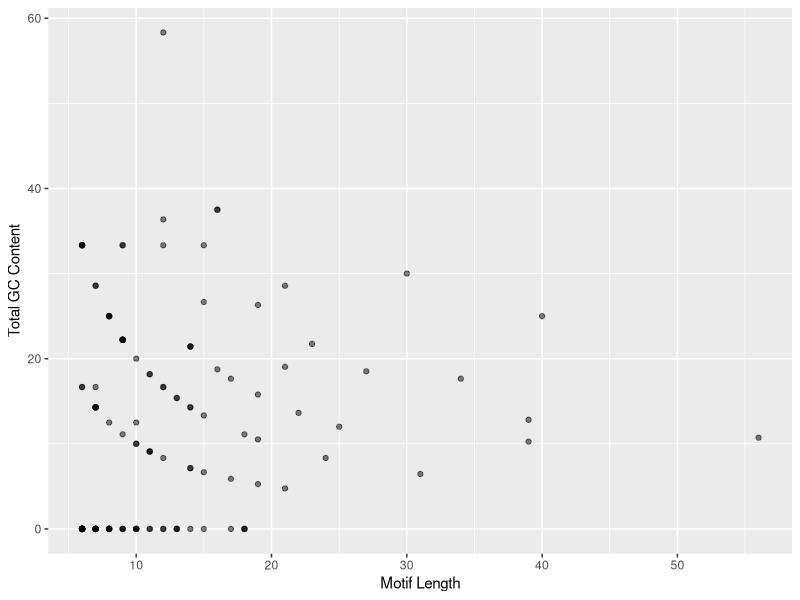
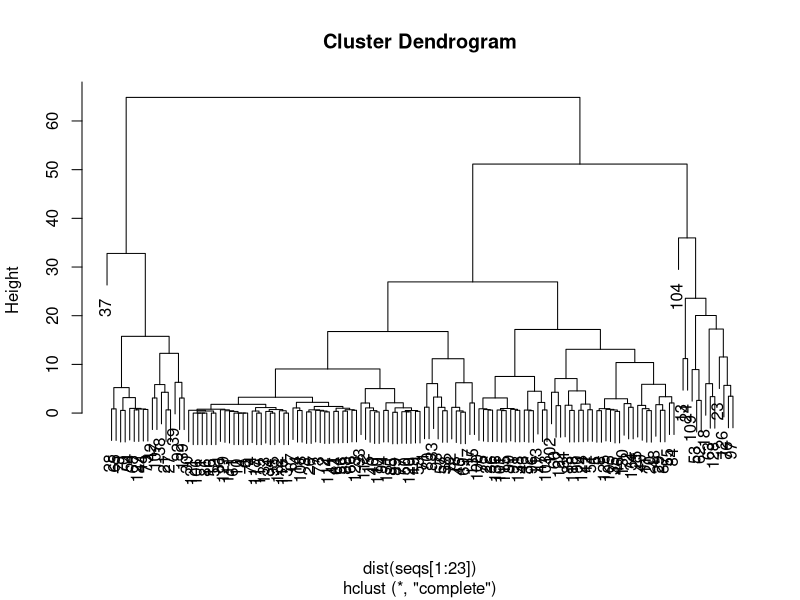
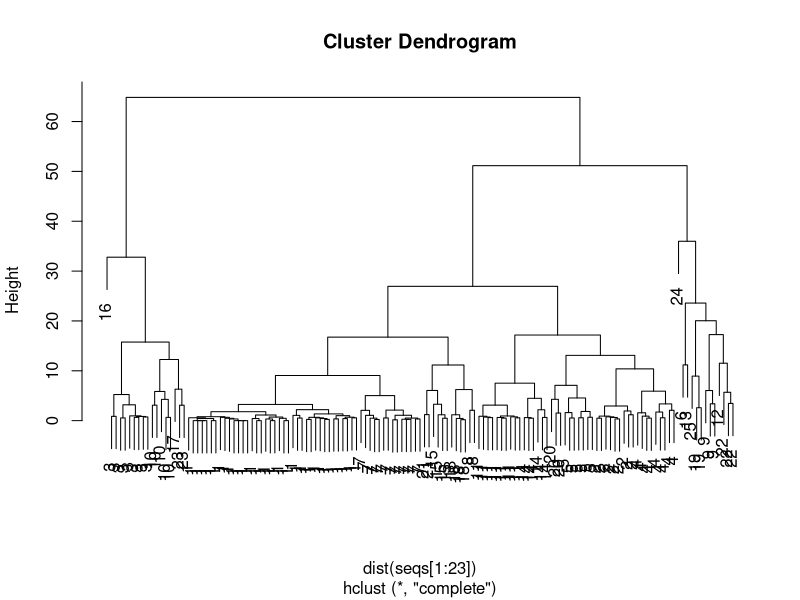
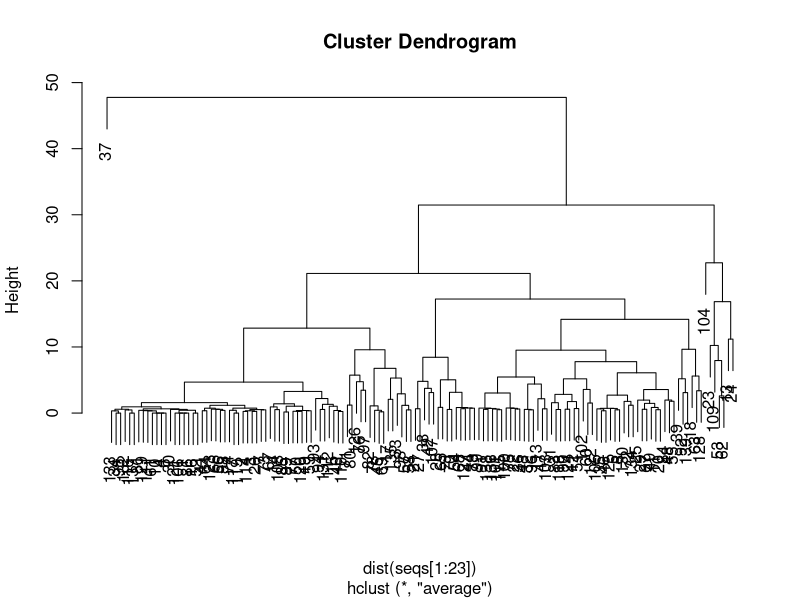

These figures' R source, in order:
## ---- chunk 1
setwd("~/Documents/ENS/M1/Stage/para/results/analysis/")
seqs = read.table("../22may14classify.txt", h=T)
summary(seqs)

library(ggplot2)
seqs.plots = ggplot(seqs, aes(x=length, y=GCm, label=Seq))
seqs.plots + geom_point(alpha=0.5) + labs(x="Motif Length", y="Total GC Content")
## ---- chunk 2
hc.complete = hclust(dist(seqs[1:23]), method="complete")
plot(hc.complete)
hc.cut = cutree(hc.complete, 25)
plot(hc.complete, labels=hc.cut)
## ---- chunk 3
seqs[hc.cut == 1,]
## ---- chunk 4
hc.average = hclust(dist(seqs[1:23]), method="average")
plot(hc.average)
